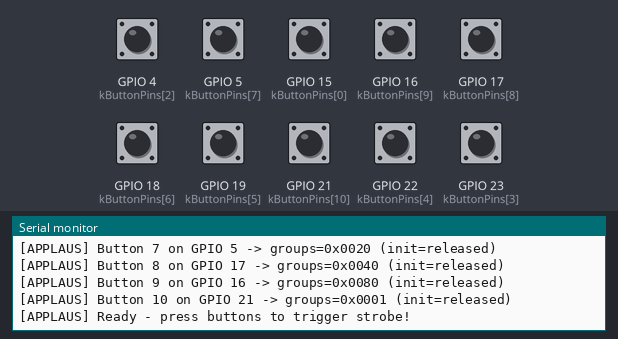
Recording of a program running on a simulated ESP32. Shown: the last lines printed to the serial monitor. Inputs (shaded band) come from the test bench; at power-on: GPIO 4 (kButtonPins[2]), GPIO 5 (kButtonPins[7]), GPIO 15 (kButtonPins[0]), GPIO 16 (kButtonPins[9]), GPIO 17 (kButtonPins[8]), GPIO 18 (kButtonPins[6]), GPIO 19 (kButtonPins[5]), GPIO 21 (kButtonPins[10]), GPIO 22 (kButtonPins[4]), GPIO 23 (kButtonPins[3]) HIGH. Random numbers use the default seed unless the program sets one.

Above: at 1.3 s.
1.4 s: GPIO 4 (kButtonPins[2]) pulled LOW for 0.15 s
At 2.7 s:
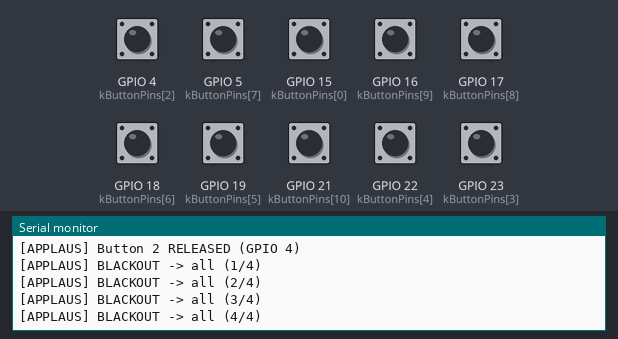
3.0 s: GPIO 5 (kButtonPins[7]) pulled LOW for 0.15 s
At 3.13 s:
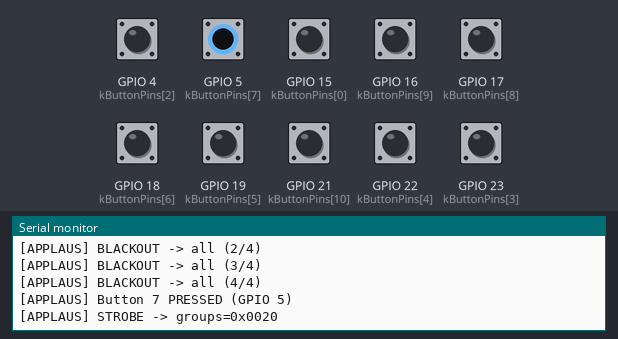
6.1 s: GPIO 15 (kButtonPins[0]) pulled LOW for 0.15 s
At 6.23 s:
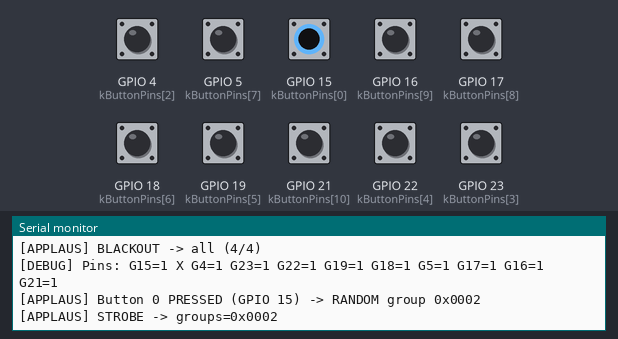
7.7 s: GPIO 16 (kButtonPins[9]) pulled LOW for 0.15 s
At 7.83 s:
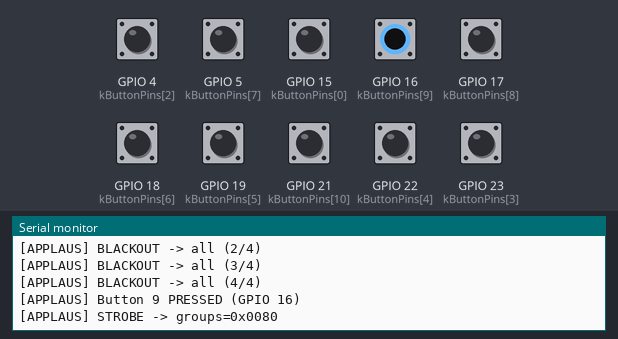
9.3 s: GPIO 17 (kButtonPins[8]) pulled LOW for 0.15 s
At 9.43 s:
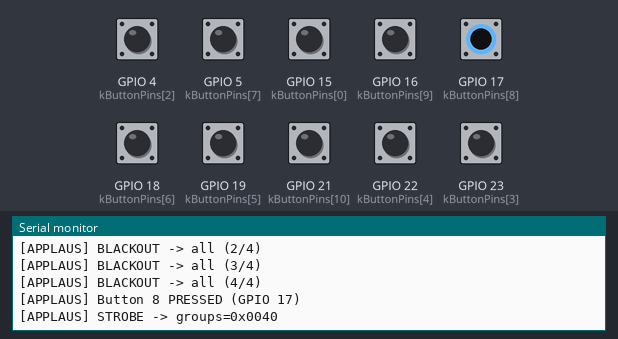
10.9 s: GPIO 18 (kButtonPins[6]) pulled LOW for 0.15 s
At 11.03 s:
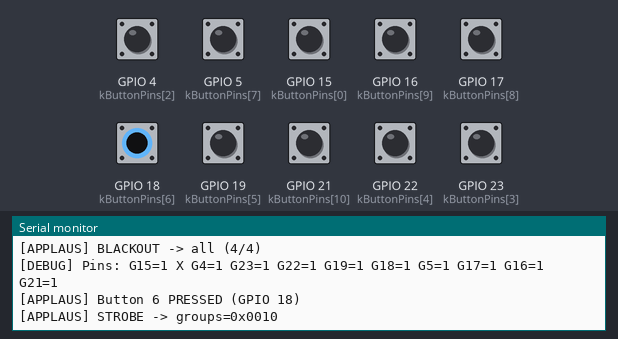
Timing chart, 0 to 13.5 s (numbered marks = the images above; inputs shaded):
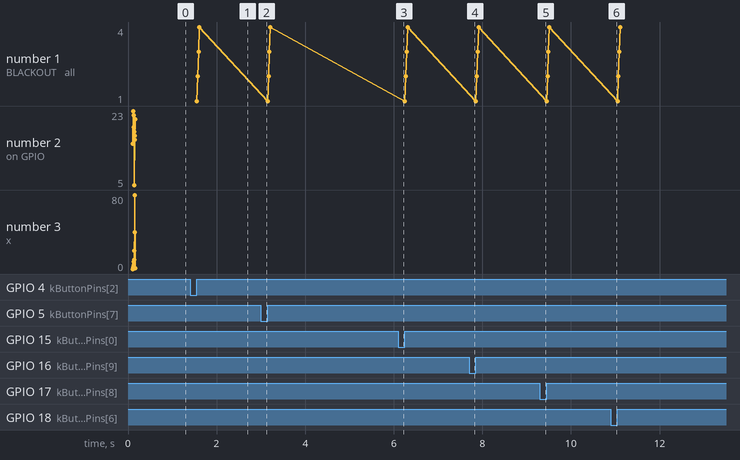

Measured:
- after the input at 1.4 s, the serial monitor: prints a new line at once (image 1)
- after the input at 3.0 s, the serial monitor: prints a new line at once (image 2)
- after the input at 6.1 s, the serial monitor: prints a new line at once (image 3)
- after the input at 7.7 s, the serial monitor: prints a new line at once (image 4)
- after the input at 9.3 s, the serial monitor: prints a new line at once (image 5)
- after the input at 10.9 s, the serial monitor: prints a new line at once (image 6)

The program:

main.cpp
```cpp
#include <Arduino.h>
#include <WiFi.h>
#include <esp_now.h>
#include <esp_wifi.h>

#include "constants.h"
#include "config.h"

// Broadcast address for ESP-NOW
const uint8_t broadcastAddress[] = {0xFF, 0xFF, 0xFF, 0xFF, 0xFF, 0xFF};

// Button state tracking
bool buttonPressed[kNumButtons] = {false};
uint32_t lastDebounceTime[kNumButtons] = {0};
uint32_t lastStrobeTime = 0;
uint16_t sequenceNumber = 0;

// Track which groups are currently active (buttons held)
uint16_t activeGroups = 0;

// Track current random group for each button (so it stays the same while held)
uint16_t currentRandomGroup[kNumButtons] = {0};

// Debug: periodic state dump
uint32_t lastDebugTime = 0;
constexpr uint32_t kDebugIntervalMs = 5000;  // Every 5 seconds

/**
 * @brief Get a random group from the pool
 */
uint16_t getRandomGroup()
{
    return kRandomGroupPool[random(kRandomGroupPoolSize)];
}

/**
 * @brief Log message to Serial
 */
void logMessage(const char *message)
{
    Serial.print("[APPLAUS] ");
    Serial.println(message);
}

/**
 * @brief Log message with format
 */
void logMessageF(const char *format, ...)
{
    char buffer[128];
    va_list args;
    va_start(args, format);
    vsnprintf(buffer, sizeof(buffer), format, args);
    va_end(args);

    Serial.print("[APPLAUS] ");
    Serial.println(buffer);
}

/**
 * @brief Build and send a 16-byte command frame via ESP-NOW
 */
bool sendCommand(uint8_t effect, uint16_t groups, uint8_t r, uint8_t g, uint8_t b,
                 uint16_t speed, uint8_t intensity, uint8_t flags = 0, uint8_t ttl = kDefaultTTL)
{
    uint8_t frame[kFrameSize];

    // Sequence number (big endian)
    frame[0] = (sequenceNumber >> 8) & 0xFF;
    frame[1] = sequenceNumber & 0xFF;
    sequenceNumber++;

    // Flags byte: upper 4 bits = TTL, lower 4 bits = flags
    frame[2] = MakeFlagsByte(ttl, flags);

    // Effect/Command
    frame[3] = effect;

    // Groups (big endian)
    frame[4] = (groups >> 8) & 0xFF;
    frame[5] = groups & 0xFF;

    // Duration (big endian) - 0 for continuous
    frame[6] = 0x00;
    frame[7] = 0x00;

    // Length
    frame[8] = 0x00;

    // Rainbow
    frame[9] = 0x00;

    // RGB
    frame[10] = r;
    frame[11] = g;
    frame[12] = b;

    // Speed (big endian)
    frame[13] = (speed >> 8) & 0xFF;
    frame[14] = speed & 0xFF;

    // Intensity
    frame[15] = intensity;

    esp_err_t result = esp_now_send(broadcastAddress, frame, kFrameSize);

    return result == ESP_OK;
}

/**
 * @brief Send red strobe to specified groups
 */
void sendStrobe(uint16_t groups)
{
    if (sendCommand(Cmd::kEffectBlink, groups,
                    kStrobeR, kStrobeG, kStrobeB,
                    kStrobeSpeed, kStrobeIntensity,
                    Flag::kPriority))
    {
        logMessageF("STROBE -> groups=0x%04X", groups);
    }
    else
    {
        logMessage("STROBE send failed");
    }
}

/**
 * @brief Send blackout to all groups (multiple times for reliability)
 */
void sendBlackout()
{
    for (int i = 0; i < 4; i++)
    {
        if (sendCommand(Cmd::kStateBlackout, Group::kBroadcast,
                        0, 0, 0, 0, 0, Flag::kPriority))
        {
            logMessageF("BLACKOUT -> all (%d/4)", i + 1);
        }
        else
        {
            logMessage("BLACKOUT send failed");
        }
        delay(20);  // Small delay between sends
    }
}

/**
 * @brief ESP-NOW send callback
 */
void onDataSent(const uint8_t *macAddr, esp_now_send_status_t status)
{
    if (status != ESP_NOW_SEND_SUCCESS)
    {
        logMessage("ESP-NOW send failed");
    }
}

/**
 * @brief Initialize ESP-NOW
 */
bool initEspNow()
{
    WiFi.mode(WIFI_STA);
    WiFi.disconnect();

    if (kLongRangeEnabled)
    {
        esp_wifi_set_protocol(WIFI_IF_STA, WIFI_PROTOCOL_LR);
        logMessage("Long Range mode enabled");
    }

    esp_wifi_set_max_tx_power(kTxPowerDbm * 4);
    esp_wifi_set_channel(kWifiChannel, WIFI_SECOND_CHAN_NONE);

    if (esp_now_init() != ESP_OK)
    {
        logMessage("ESP-NOW init failed");
        return false;
    }

    esp_now_register_send_cb(onDataSent);

    // Add broadcast peer
    esp_now_peer_info_t peerInfo = {};
    memcpy(peerInfo.peer_addr, broadcastAddress, 6);
    peerInfo.channel = kWifiChannel;
    peerInfo.encrypt = false;

    if (esp_now_add_peer(&peerInfo) != ESP_OK)
    {
        logMessage("Failed to add broadcast peer");
        return false;
    }

    return true;
}

/**
 * @brief Initialize all buttons as INPUT_PULLUP
 */
void initButtons()
{
    for (uint8_t i = 0; i < kNumButtons; i++)
    {
        uint8_t pin = kButtonPins[i];

        // Skip disabled buttons (pin = 255)
        if (pin == 255)
        {
            buttonPressed[i] = false;
            logMessageF("Button %d DISABLED", i);
            continue;
        }

        pinMode(pin, INPUT_PULLUP);
        buttonPressed[i] = false;
        lastDebounceTime[i] = 0;

        // Read initial state
        int initialState = digitalRead(pin);
        logMessageF("Button %d on GPIO %d -> groups=0x%04X (init=%s)",
                    i, pin, kButtonGroups[i],
                    initialState == LOW ? "PRESSED" : "released");
    }
}

/**
 * @brief Check all buttons and handle state changes
 */
void processButtons()
{
    uint32_t now = millis();
    bool anyButtonPressed = false;
    uint16_t newActiveGroups = 0;

    for (uint8_t i = 0; i < kNumButtons; i++)
    {
        // Skip disabled buttons
        if (kButtonPins[i] == 255)
            continue;

        // Read button (LOW = pressed with INPUT_PULLUP)
        bool currentState = (digitalRead(kButtonPins[i]) == LOW);

        // Debounce
        if (currentState != buttonPressed[i])
        {
            if (now - lastDebounceTime[i] > kDebounceMs)
            {
                lastDebounceTime[i] = now;
                buttonPressed[i] = currentState;

                if (currentState)
                {
                    // Button just pressed
                    // If using random group, pick a new one
                    if (kButtonGroups[i] == kRandomGroup)
                    {
                        currentRandomGroup[i] = getRandomGroup();
                        logMessageF("Button %d PRESSED (GPIO %d) -> RANDOM group 0x%04X",
                                    i, kButtonPins[i], currentRandomGroup[i]);
                    }
                    else
                    {
                        logMessageF("Button %d PRESSED (GPIO %d)", i, kButtonPins[i]);
                    }
                }
                else
                {
                    // Button just released
                    logMessageF("Button %d RELEASED (GPIO %d)", i, kButtonPins[i]);
                    currentRandomGroup[i] = 0;
                }
            }
        }

        // Track active groups
        if (buttonPressed[i])
        {
            anyButtonPressed = true;
            // Use random group if configured, otherwise use configured group
            if (kButtonGroups[i] == kRandomGroup)
            {
                newActiveGroups |= currentRandomGroup[i];
            }
            else
            {
                newActiveGroups |= kButtonGroups[i];
            }
        }
    }

    // Update active groups
    activeGroups = newActiveGroups;

    // Send strobe periodically while any button is pressed
    if (anyButtonPressed)
    {
        if (now - lastStrobeTime >= kStrobeIntervalMs)
        {
            lastStrobeTime = now;
            sendStrobe(activeGroups);
        }
    }
    else if (activeGroups == 0 && now - lastStrobeTime < kStrobeIntervalMs + 100)
    {
        // All buttons released - send blackout once
        // (check timing to avoid sending blackout repeatedly)
        if (lastStrobeTime > 0)
        {
            sendBlackout();
            lastStrobeTime = 0;
        }
    }
}

void setup()
{
    Serial.begin(115200);
    delay(100);

    // Seed random number generator
    randomSeed(analogRead(0) + millis());

    logMessage("Applausmaschine starting...");
    logMessageF("Configured with %d buttons", kNumButtons);

    if (!initEspNow())
    {
        logMessage("ESP-NOW init failed, rebooting in 5s...");
        delay(5000);
        ESP.restart();
    }

    logMessage("ESP-NOW initialized");

    uint8_t mac[6];
    WiFi.macAddress(mac);
    logMessageF("MAC: %02X:%02X:%02X:%02X:%02X:%02X",
                mac[0], mac[1], mac[2], mac[3], mac[4], mac[5]);

    initButtons();

    logMessage("Ready - press buttons to trigger strobe!");
}

/**
 * @brief Print debug info about all button states
 */
void debugPrintStates()
{
    uint32_t now = millis();
    if (now - lastDebugTime < kDebugIntervalMs)
        return;

    lastDebugTime = now;

    Serial.print("[DEBUG] Pins: ");
    for (uint8_t i = 0; i < kNumButtons; i++)
    {
        if (kButtonPins[i] == 255)
        {
            Serial.print("X ");
            continue;
        }
        int state = digitalRead(kButtonPins[i]);
        Serial.printf("G%d=%d ", kButtonPins[i], state);
    }
    Serial.println();
}

void loop()
{
    processButtons();
    debugPrintStates();
    delay(1);  // Small delay to prevent tight loop
}
```

constants.h
```cpp
#pragma once

#include <Arduino.h>

// Button pins - directly mapped to GPIO numbers
// GPIO 2 needs external pull-up resistor (10k to 3.3V) - onboard LED pulls it LOW
// Set to 255 to disable a button slot
// Physical order: Random, Broadcast, Drums, Pauken, Tschinellen, Liras, Trompeten, Posaunen, Bässe, (frei)
constexpr uint8_t kButtonPins[] = {15, 255, 4, 23, 22, 19, 18, 5, 17, 16, 21};
constexpr uint8_t kNumButtons = sizeof(kButtonPins) / sizeof(kButtonPins[0]);

// Onboard LED for status indication
constexpr uint8_t kOnboardLedPin = 2;

// ESP-NOW configuration (must match gateway/nano settings)
constexpr uint8_t kWifiChannel = 11;
constexpr bool kLongRangeEnabled = true;
constexpr int8_t kTxPowerDbm = 20;

// Command frame configuration
constexpr size_t kFrameSize = 16;

// Timing
constexpr uint32_t kDebounceMs = 50;
constexpr uint32_t kStrobeIntervalMs = 250;  // How often to resend strobe while held

// Group bitmasks (same as nano constants.h)
namespace Group
{
    constexpr uint16_t kAll = 0x0001;
    constexpr uint16_t kGroup1 = 0x0002;
    constexpr uint16_t kGroup2 = 0x0004;
    constexpr uint16_t kGroup3 = 0x0008;
    constexpr uint16_t kGroup4 = 0x0010;
    constexpr uint16_t kGroup5 = 0x0020;
    constexpr uint16_t kGroup6 = 0x0040;
    constexpr uint16_t kGroup7 = 0x0080;
    constexpr uint16_t kGroup8 = 0x0100;
    constexpr uint16_t kGroup9 = 0x0200;
    constexpr uint16_t kGroup10 = 0x0400;
    constexpr uint16_t kGroup11 = 0x0800;
    constexpr uint16_t kGroup12 = 0x1000;
    constexpr uint16_t kGroup13 = 0x2000;
    constexpr uint16_t kGroup14 = 0x4000;
    constexpr uint16_t kGroup15 = 0x8000;
    constexpr uint16_t kBroadcast = 0xFFFF;
}

// Instrument groups - clean 1-7 mapping (see PROTOCOL.md)
namespace Instrument
{
    constexpr uint16_t kDrums       = 0x0002;  // Register 1 - bit 1
    constexpr uint16_t kPauken      = 0x0004;  // Register 2 - bit 2
    constexpr uint16_t kTschinellen = 0x0008;  // Register 3 - bit 3
    constexpr uint16_t kLiras       = 0x0010;  // Register 4 - bit 4
    constexpr uint16_t kTrompeten   = 0x0020;  // Register 5 - bit 5
    constexpr uint16_t kPosaunen    = 0x0040;  // Register 6 - bit 6
    constexpr uint16_t kBaesse      = 0x0080;  // Register 7 - bit 7
}

// Command codes (same as nano constants.h)
namespace Cmd
{
    constexpr uint8_t kStateBlackout = 0x14;
    constexpr uint8_t kEffectBlink = 0x21;
    constexpr uint8_t kEffectSolid = 0x20;
}

// Flags (lower 4 bits of flags byte)
namespace Flag
{
    constexpr uint8_t kPriority = 0x01;
    constexpr uint8_t kForce = 0x02;
    constexpr uint8_t kNoRebroadcast = 0x08;
}

// TTL configuration (upper 4 bits of flags byte)
constexpr uint8_t kDefaultTTL = 2;  // 2 hops for applausmaschine
constexpr uint8_t kTTLShift = 4;

inline uint8_t MakeFlagsByte(uint8_t ttl, uint8_t flags) {
    return ((ttl << kTTLShift) & 0xF0) | (flags & 0x0F);
}
```

config.h
```cpp
#pragma once

#include "constants.h"

// =============================================================================
// INSTRUMENT GROUP DEFINITIONS (see PROTOCOL.md)
// =============================================================================
//
// Unified instrument groups - clean 1-7 mapping:
// Register 1 = Drums, Register 2 = Pauken, etc.
//
// NOTE: These are now defined in constants.h under namespace Instrument.
// The values here are kept for backwards compatibility but should use
// the constants from Instrument:: namespace.

// =============================================================================
// BUTTON-TO-INSTRUMENT CONFIGURATION
// =============================================================================
//
// Button pin mapping (uses new unified register numbers 1-7):
//   Button 0  = GPIO 15 -> Random (picks random instrument)
//   Button 1  = GPIO 2  -> DISABLED (needs external pull-up)
//   Button 2  = GPIO 4  -> Broadcast (alle Nanos)
//   Button 3  = GPIO 16 -> Drums       (Register 1 = 0x0002)
//   Button 4  = GPIO 17 -> Pauken      (Register 2 = 0x0004)
//   Button 5  = GPIO 5  -> Tschinellen (Register 3 = 0x0008)
//   Button 6  = GPIO 18 -> Liras       (Register 4 = 0x0010)
//   Button 7  = GPIO 19 -> Trompeten   (Register 5 = 0x0020)
//   Button 8  = GPIO 21 -> Posaunen    (Register 6 = 0x0040)
//   Button 9  = GPIO 22 -> Baesse      (Register 7 = 0x0080)
//   Button 10 = GPIO 23 -> (frei)
//
// =============================================================================

// Special value for random group selection
constexpr uint16_t kRandomGroup = 0x0000;

// Available instrument groups for random selection (uses new Instrument:: from constants.h)
constexpr uint16_t kRandomGroupPool[] = {
    Instrument::kDrums,       // 0x0002 - Register 1
    Instrument::kPauken,      // 0x0004 - Register 2
    Instrument::kTschinellen, // 0x0008 - Register 3
    Instrument::kLiras,       // 0x0010 - Register 4
    Instrument::kTrompeten,   // 0x0020 - Register 5
    Instrument::kPosaunen,    // 0x0040 - Register 6
    Instrument::kBaesse,      // 0x0080 - Register 7
};
constexpr uint8_t kRandomGroupPoolSize = sizeof(kRandomGroupPool) / sizeof(kRandomGroupPool[0]);

constexpr uint16_t kButtonGroups[kNumButtons] = {
    kRandomGroup,             // Button 0  (GPIO 15) -> Random instrument
    Group::kAll,              // Button 1  (GPIO 2)  -> DISABLED
    Group::kBroadcast,        // Button 2  (GPIO 4)  -> Alle
    Instrument::kDrums,       // Button 3  (GPIO 16) -> Drums (Register 1)
    Instrument::kPauken,      // Button 4  (GPIO 17) -> Pauken (Register 2)
    Instrument::kTschinellen, // Button 5  (GPIO 5)  -> Tschinellen (Register 3)
    Instrument::kLiras,       // Button 6  (GPIO 18) -> Liras (Register 4)
    Instrument::kTrompeten,   // Button 7  (GPIO 19) -> Trompeten (Register 5)
    Instrument::kPosaunen,    // Button 8  (GPIO 21) -> Posaunen (Register 6)
    Instrument::kBaesse,      // Button 9  (GPIO 22) -> Baesse (Register 7)
    Group::kAll,              // Button 10 (GPIO 23) -> (frei, derzeit kAll)
};

// =============================================================================
// STROBE EFFECT CONFIGURATION
// =============================================================================

// Strobe color (RGB)
constexpr uint8_t kStrobeR = 255;
constexpr uint8_t kStrobeG = 0;
constexpr uint8_t kStrobeB = 0;

// Strobe speed (lower = faster, range ~50-500)
constexpr uint16_t kStrobeSpeed = 100;

// Strobe intensity (0-255)
constexpr uint8_t kStrobeIntensity = 255;
```
